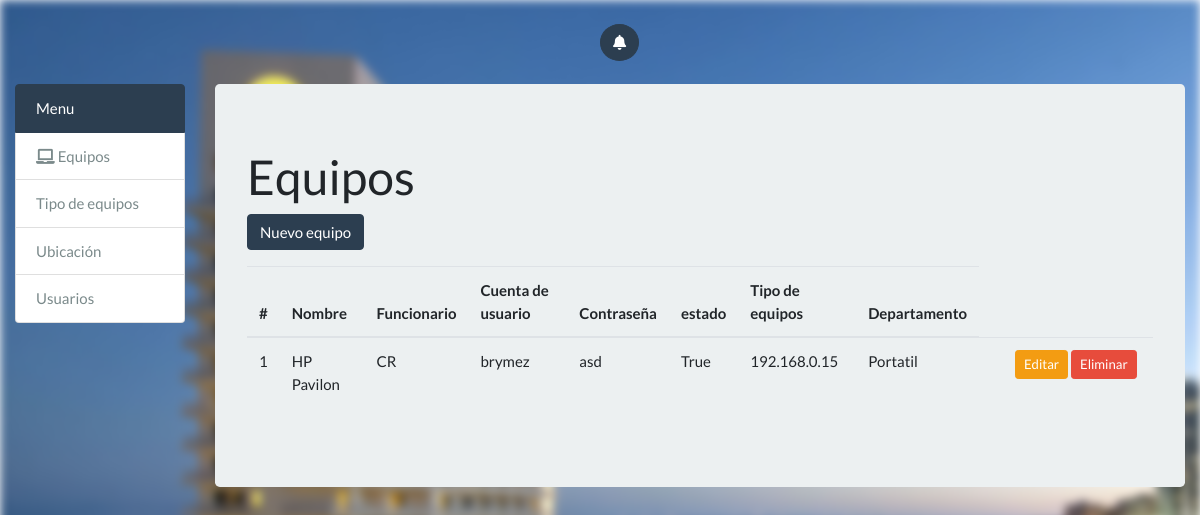
The app's page /, older data.
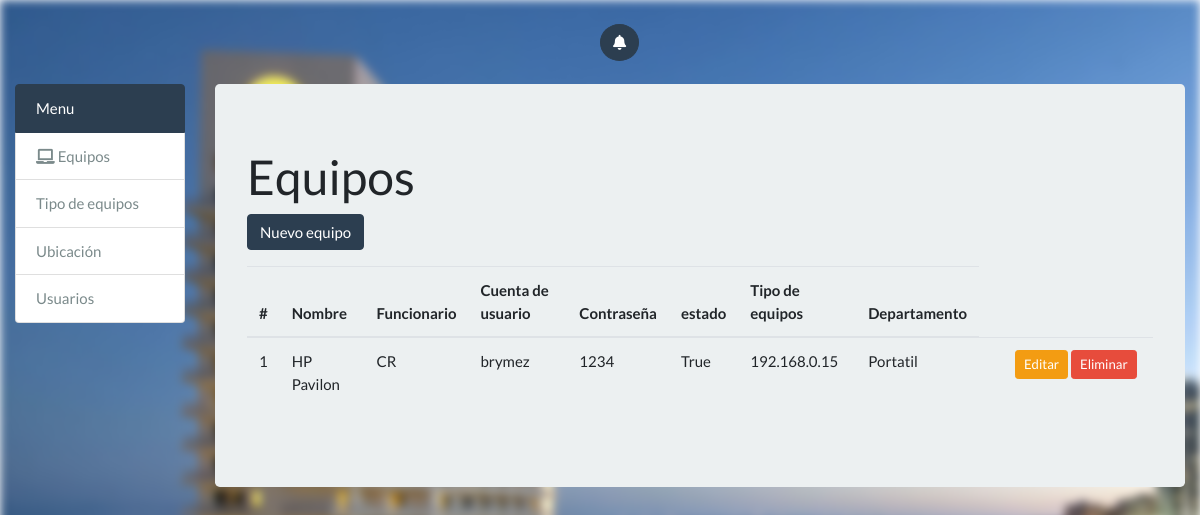
The same page, newer data.
### equipos/models.py (models this page shows, shortened)
class Equipos(models.Model):
	id_equipos = models.AutoField(primary_key=True,max_length=5)
	nombre_equipo = models.CharField(max_length=20,blank=True,null=True)
	funcionario = models.CharField(max_length=45,blank=True,null=True)
	cuenta_usuario = models.CharField(max_length=20,blank=True,null=True)
	contrasena = models.CharField(max_length=20,blank=True,null=True)
	estado = models.NullBooleanField(default=True,blank=True,null=True)
	direccion_ip= models.GenericIPAddressField(max_length=15)
	id_Tipos_Equipos = models.ForeignKey('Tipos_Equipos', on_delete=models.DO_NOTHING)
	id_Departamento = models.ForeignKey(Departamento, on_delete=models.DO_NOTHING)

class Tipos_Equipos(models.Model):
	id_tipos_equipos = models.AutoField(primary_key=True,max_length=5)
	tipo = models.CharField(max_length=20,blank=True,null=True)
	def __str__(self):
		return self.tipo

### equipos/views.py (the view)
# urls.py: url(r'^$', views.equipo_list, name='equipo_list'),
def equipo_list(request):
    equipos = Equipos.objects.all()
    return render(request, 'equipos/equipo_list.html', {'equipos': equipos})

### templates/equipos/equipo_list.html (shortened to what this page needs)
{% extends 'base.html' %}
{% load static %}
{% block content %}
  <h1 class="page-header">Equipos</h1>
  <p>
    <button type="button" class="btn btn-primary js-create-equipo" data-url="{% url 'equipo_create' %}">
      Nuevo equipo
    </button>
  </p>
  <table class="table" id="equipo-table">
    <thead>
      <tr>
        <th>#</th>
        <th>Nombre</th>
        <th>Funcionario</th>
        <th>Cuenta de usuario</th>
        <th>Contraseña</th>
        <th>estado</th>
        <th>Tipo de equipos</th>
        <th>Departamento</th>
      </tr>
    </thead>
    <tbody>
      {% include 'equipos/includes/partial_equipos_list.html' %}
    </tbody>
  </table>
{% endblock %}

### templates/equipos/includes/partial_equipos_list.html (shortened to what this page needs)
{% for equipo in equipos %}
  <tr>
    <td>{{ equipo.id_equipos }}</td>
    <td>{{ equipo.nombre_equipo }}</td>
    <td>{{ equipo.funcionario }}</td>
    <td>{{ equipo.cuenta_usuario }}</td>
    <td>{{ equipo.contrasena }}</td>
    <td>{{ equipo.estado }}</td>
    <td>{{ equipo.direccion_ip }}</td>
      <td>{{ equipo.id_Tipos_Equipos }}</td>
      <td>{{ equipo.id_Departamentos }}</td>
    <td style="width: 150px">
      <button type="button"
              class="btn btn-warning btn-sm js-update-equipo"
              data-url="{% url 'equipo_update' equipo.id_equipos %}">
         Editar
      </button>
      <button type="button"
              class="btn btn-danger btn-sm js-delete-equipo"
              data-url="{% url 'equipo_delete' equipo.id_equipos %}">
         Eliminar
      </button>
    </td>
  </tr>
{% empty %}
  <tr>
    <td colspan="8" class="text-center bg-warning">No hay equipos</td>
  </tr>
{% endfor %}

Row changes from the older to the newer data that the page shows:
changed Equipos "HP Pavilon": contrasena "asd" → "1234"
